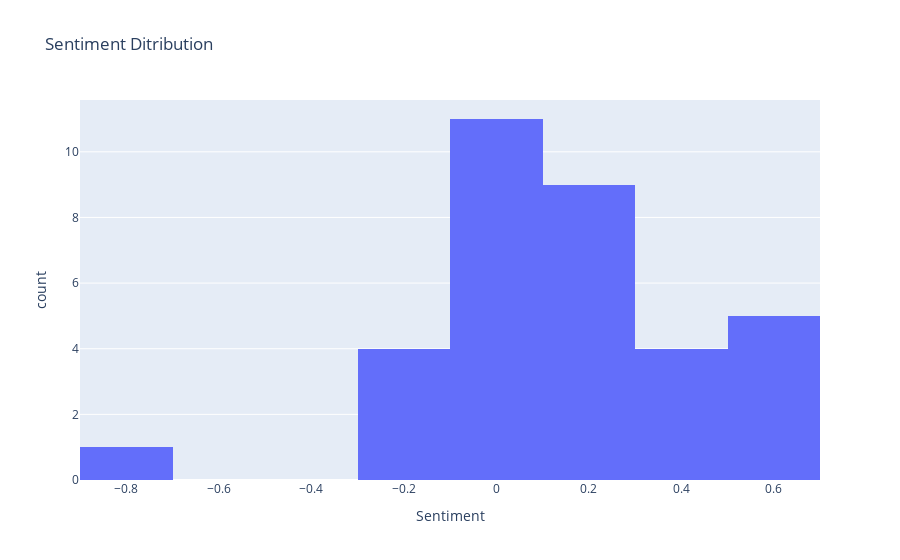

Source (notebook cell):
### Code cell
#sentiment Distribution
fig = px.histogram(data, x='Sentiment', title="Sentiment Ditribution")
fig.show()

### Figure 1 — Plotly figure (JSON) as saved in the notebook; plotly's stock layout.template omitted (floating-point values rounded to 4 significant figures)
{"data": [{"alignmentgroup": "True", "bingroup": "x", "hovertemplate": "Sentiment=%{x}<br>count=%{y}<extra></extra>", "legendgroup": "", "marker": {"color": "#636efa", "pattern": {"shape": ""}}, "name": "", "offsetgroup": "", "orientation": "v", "showlegend": false, "type": "histogram", "x": [0.6667, 0.02083, 0.6, 0.625, -0.1014, 0.6, 0.2833, 0.05, 0.4067, -0.1083, 0.3469, 0.58, 0.4792, 0.2, 0.01667, 0, -0.075, 0, 0.15, 0.08333, -0.2344, 0, 0.1577, -0.8, 0.09111, 0.4, 0.175, 0.2455, 0.1189, 0.0898, 0.27, 0.2886, -0.1812, 0], "xaxis": "x", "yaxis": "y"}], "layout": {"barmode": "relative", "legend": {"tracegroupgap": 0}, "title": {"text": "Sentiment Ditribution"}, "xaxis": {"anchor": "y", "domain": [0, 1], "title": {"text": "Sentiment"}}, "yaxis": {"anchor": "x", "domain": [0, 1], "title": {"text": "count"}}}}
